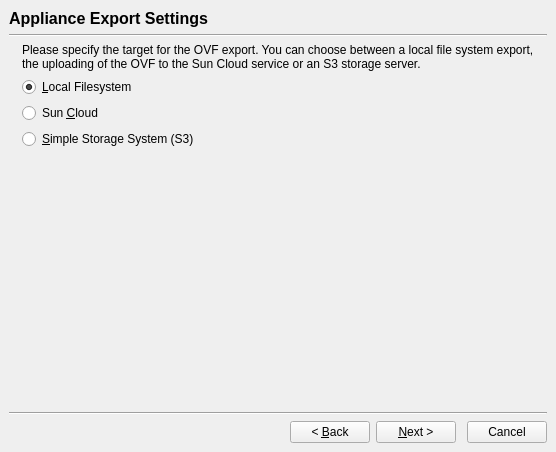
<?xml version="1.0" encoding="UTF-8"?>
<ui version="4.0">
 <comment>
 VBox frontends: Qt4 GUI (&quot;VirtualBox&quot;):

 Copyright (C) 2009 Sun Microsystems, Inc.

 This file is part of VirtualBox Open Source Edition (OSE), as
 available from http://www.virtualbox.org. This file is free software;
 you can redistribute it and/or modify it under the terms of the GNU
 General Public License (GPL) as published by the Free Software
 Foundation, in version 2 as it comes in the "COPYING" file of the
 VirtualBox OSE distribution. VirtualBox OSE is distributed in the
 hope that it will be useful, but WITHOUT ANY WARRANTY of any kind.

 Please contact Sun Microsystems, Inc., 4150 Network Circle, Santa
 Clara, CA 95054 USA or visit http://www.sun.com if you need
 additional information or have any questions.
 </comment>
 <class>VBoxExportApplianceWzd</class>
 <widget class="QWidget" name="VBoxExportApplianceWzd">
  <property name="geometry">
   <rect>
    <x>0</x>
    <y>0</y>
    <width>556</width>
    <height>452</height>
   </rect>
  </property>
  <property name="windowTitle">
   <string>Appliance Export Wizard</string>
  </property>
  <layout class="QVBoxLayout" name="verticalLayout">
   <property name="margin">
    <number>0</number>
   </property>
   <item>
    <widget class="QStackedWidget" name="mPageStack">
     <property name="currentIndex">
      <number>2</number>
     </property>
     <widget class="QWidget" name="mVMSelectPage">
      <layout class="QVBoxLayout" name="verticalLayout_2">
       <item>
        <widget class="QLabel" name="mPageWelcomeHdr">
         <property name="font">
          <font>
           <family>Arial</family>
           <pointsize>12</pointsize>
           <weight>75</weight>
           <bold>true</bold>
          </font>
         </property>
         <property name="text">
          <string>Welcome to the Appliance Export Wizard!</string>
         </property>
        </widget>
       </item>
       <item>
        <widget class="Line" name="line11">
         <property name="orientation">
          <enum>Qt::Horizontal</enum>
         </property>
        </widget>
       </item>
       <item>
        <layout class="QGridLayout" name="gridLayout">
         <item row="0" column="0" rowspan="3">
          <widget class="QLabel" name="mLogoWelcome">
           <property name="sizePolicy">
            <sizepolicy hsizetype="Maximum" vsizetype="Minimum">
             <horstretch>0</horstretch>
             <verstretch>0</verstretch>
            </sizepolicy>
           </property>
           <property name="autoFillBackground">
            <bool>true</bool>
           </property>
           <property name="text">
            <string/>
           </property>
           <property name="pixmap">
            <pixmap resource="../VirtualBox.qrc">:/vmw_ovf_import.png</pixmap>
           </property>
           <property name="alignment">
            <set>Qt::AlignLeading|Qt::AlignLeft|Qt::AlignTop</set>
           </property>
          </widget>
         </item>
         <item row="0" column="1">
          <widget class="QILabel" name="mTextWelcome">
           <property name="sizePolicy">
            <sizepolicy hsizetype="Minimum" vsizetype="Minimum">
             <horstretch>0</horstretch>
             <verstretch>0</verstretch>
            </sizepolicy>
           </property>
           <property name="minimumSize">
            <size>
             <width>300</width>
             <height>0</height>
            </size>
           </property>
           <property name="text">
            <string>&lt;!DOCTYPE HTML PUBLIC &quot;-//W3C//DTD HTML 4.0//EN&quot; &quot;http://www.w3.org/TR/REC-html40/strict.dtd&quot;&gt;
&lt;html&gt;&lt;head&gt;&lt;meta name=&quot;qrichtext&quot; content=&quot;1&quot; /&gt;&lt;style type=&quot;text/css&quot;&gt;
p, li { white-space: pre-wrap; }
&lt;/style&gt;&lt;/head&gt;&lt;body&gt;
&lt;p style=&quot; margin-top:12px; margin-bottom:12px; margin-left:0px; margin-right:0px; -qt-block-indent:0; text-indent:0px;&quot;&gt;This wizard will guide you through the process of exporting an appliance. &lt;/p&gt;
&lt;p style=&quot; margin-top:12px; margin-bottom:12px; margin-left:0px; margin-right:0px; -qt-block-indent:0; text-indent:0px;&quot;&gt;Use the &lt;span style=&quot; font-weight:600;&quot;&gt;Next&lt;/span&gt; button to go the next page of the wizard and the &lt;span style=&quot; font-weight:600;&quot;&gt;Back&lt;/span&gt; button to return to the previous page.&lt;/p&gt;
&lt;p style=&quot; margin-top:12px; margin-bottom:12px; margin-left:0px; margin-right:0px; -qt-block-indent:0; text-indent:0px;&quot;&gt;Please select the virtual machines that should be exported to the appliance. You can select more than one. Please note that these machines have to be turned off before they can be exported.&lt;/p&gt;&lt;/body&gt;&lt;/html&gt;</string>
           </property>
           <property name="wordWrap">
            <bool>true</bool>
           </property>
          </widget>
         </item>
         <item row="1" column="1">
          <widget class="QListWidget" name="mVMListWidget"/>
         </item>
        </layout>
       </item>
       <item>
        <widget class="Line" name="line12">
         <property name="orientation">
          <enum>Qt::Horizontal</enum>
         </property>
        </widget>
       </item>
       <item>
        <layout class="QHBoxLayout" name="_2">
         <item>
          <spacer>
           <property name="orientation">
            <enum>Qt::Horizontal</enum>
           </property>
           <property name="sizeHint" stdset="0">
            <size>
             <width>0</width>
             <height>0</height>
            </size>
           </property>
          </spacer>
         </item>
         <item>
          <widget class="QPushButton" name="mBtnBack1">
           <property name="enabled">
            <bool>false</bool>
           </property>
           <property name="text">
            <string>&lt; &amp;Back</string>
           </property>
          </widget>
         </item>
         <item>
          <widget class="QPushButton" name="mBtnNext1">
           <property name="text">
            <string>&amp;Next &gt;</string>
           </property>
          </widget>
         </item>
         <item>
          <spacer>
           <property name="orientation">
            <enum>Qt::Horizontal</enum>
           </property>
           <property name="sizeType">
            <enum>QSizePolicy::Fixed</enum>
           </property>
           <property name="sizeHint" stdset="0">
            <size>
             <width>5</width>
             <height>0</height>
            </size>
           </property>
          </spacer>
         </item>
         <item>
          <widget class="QPushButton" name="mBtnCancel1">
           <property name="text">
            <string>Cancel</string>
           </property>
          </widget>
         </item>
        </layout>
       </item>
      </layout>
     </widget>
     <widget class="QWidget" name="mVMSettingsPage">
      <layout class="QVBoxLayout" name="verticalLayout_4">
       <item>
        <widget class="QLabel" name="mPageSettingsHdr">
         <property name="font">
          <font>
           <family>Arial</family>
           <pointsize>12</pointsize>
           <weight>75</weight>
           <bold>true</bold>
          </font>
         </property>
         <property name="text">
          <string>Appliance Export Settings</string>
         </property>
        </widget>
       </item>
       <item>
        <widget class="Line" name="line21_2">
         <property name="orientation">
          <enum>Qt::Horizontal</enum>
         </property>
        </widget>
       </item>
       <item>
        <layout class="QGridLayout" name="gridLayout_3">
         <item row="0" column="0" rowspan="2">
          <widget class="QLabel" name="mLogoSettings">
           <property name="sizePolicy">
            <sizepolicy hsizetype="Maximum" vsizetype="Minimum">
             <horstretch>0</horstretch>
             <verstretch>0</verstretch>
            </sizepolicy>
           </property>
           <property name="autoFillBackground">
            <bool>true</bool>
           </property>
           <property name="text">
            <string/>
           </property>
           <property name="pixmap">
            <pixmap resource="../VirtualBox.qrc">:/vmw_ovf_import.png</pixmap>
           </property>
           <property name="alignment">
            <set>Qt::AlignLeading|Qt::AlignLeft|Qt::AlignTop</set>
           </property>
          </widget>
         </item>
         <item row="0" column="1">
          <widget class="QILabel" name="mTextSettings">
           <property name="sizePolicy">
            <sizepolicy hsizetype="Minimum" vsizetype="Minimum">
             <horstretch>0</horstretch>
             <verstretch>0</verstretch>
            </sizepolicy>
           </property>
           <property name="minimumSize">
            <size>
             <width>300</width>
             <height>0</height>
            </size>
           </property>
           <property name="text">
            <string>Here you can change additional configuration values of the selected virtual machines. You can modify most of the shown properties by double-clicking on the items.</string>
           </property>
           <property name="wordWrap">
            <bool>true</bool>
           </property>
          </widget>
         </item>
         <item row="1" column="1">
          <widget class="VBoxExportApplianceWgt" name="mExportSettingsWgt" native="true">
           <property name="enabled">
            <bool>true</bool>
           </property>
           <property name="sizePolicy">
            <sizepolicy hsizetype="Preferred" vsizetype="MinimumExpanding">
             <horstretch>0</horstretch>
             <verstretch>0</verstretch>
            </sizepolicy>
           </property>
           <property name="minimumSize">
            <size>
             <width>0</width>
             <height>0</height>
            </size>
           </property>
           <property name="baseSize">
            <size>
             <width>0</width>
             <height>0</height>
            </size>
           </property>
          </widget>
         </item>
        </layout>
       </item>
       <item>
        <widget class="Line" name="line22_2">
         <property name="orientation">
          <enum>Qt::Horizontal</enum>
         </property>
        </widget>
       </item>
       <item>
        <layout class="QHBoxLayout" name="_4">
         <item>
          <widget class="QPushButton" name="mBtnRestore">
           <property name="text">
            <string>Restore Defaults</string>
           </property>
          </widget>
         </item>
         <item>
          <spacer>
           <property name="orientation">
            <enum>Qt::Horizontal</enum>
           </property>
           <property name="sizeHint" stdset="0">
            <size>
             <width>0</width>
             <height>0</height>
            </size>
           </property>
          </spacer>
         </item>
         <item>
          <widget class="QPushButton" name="mBtnBack2">
           <property name="text">
            <string>&lt; &amp;Back</string>
           </property>
          </widget>
         </item>
         <item>
          <widget class="QPushButton" name="mBtnNext2">
           <property name="text">
            <string>&amp;Next &gt;</string>
           </property>
          </widget>
         </item>
         <item>
          <spacer>
           <property name="orientation">
            <enum>Qt::Horizontal</enum>
           </property>
           <property name="sizeType">
            <enum>QSizePolicy::Fixed</enum>
           </property>
           <property name="sizeHint" stdset="0">
            <size>
             <width>5</width>
             <height>0</height>
            </size>
           </property>
          </spacer>
         </item>
         <item>
          <widget class="QPushButton" name="mBtnCancel2">
           <property name="text">
            <string>Cancel</string>
           </property>
          </widget>
         </item>
        </layout>
       </item>
      </layout>
     </widget>
     <widget class="QWidget" name="mTargetSelectPage">
      <layout class="QVBoxLayout" name="verticalLayout_6">
       <item>
        <widget class="QLabel" name="mPageTargetSelectHdr">
         <property name="font">
          <font>
           <family>Arial</family>
           <pointsize>12</pointsize>
           <weight>75</weight>
           <bold>true</bold>
          </font>
         </property>
         <property name="text">
          <string>Appliance Export Settings</string>
         </property>
        </widget>
       </item>
       <item>
        <widget class="Line" name="line21_3">
         <property name="orientation">
          <enum>Qt::Horizontal</enum>
         </property>
        </widget>
       </item>
       <item>
        <layout class="QGridLayout" name="gridLayout_5">
         <item row="0" column="0" rowspan="2">
          <widget class="QLabel" name="mLogoTargetSelect">
           <property name="sizePolicy">
            <sizepolicy hsizetype="Maximum" vsizetype="Minimum">
             <horstretch>0</horstretch>
             <verstretch>0</verstretch>
            </sizepolicy>
           </property>
           <property name="autoFillBackground">
            <bool>true</bool>
           </property>
           <property name="text">
            <string/>
           </property>
           <property name="pixmap">
            <pixmap resource="../VirtualBox.qrc">:/vmw_ovf_import.png</pixmap>
           </property>
           <property name="alignment">
            <set>Qt::AlignLeading|Qt::AlignLeft|Qt::AlignTop</set>
           </property>
          </widget>
         </item>
         <item row="0" column="1">
          <widget class="QILabel" name="mTextTargetSelect">
           <property name="sizePolicy">
            <sizepolicy hsizetype="Minimum" vsizetype="Minimum">
             <horstretch>0</horstretch>
             <verstretch>0</verstretch>
            </sizepolicy>
           </property>
           <property name="minimumSize">
            <size>
             <width>300</width>
             <height>0</height>
            </size>
           </property>
           <property name="text">
            <string>Please specify the target for the OVF export. You can choose between a local file system export, the uploading of the OVF to the Sun Cloud service or an S3 storage server.</string>
           </property>
           <property name="wordWrap">
            <bool>true</bool>
           </property>
          </widget>
         </item>
         <item row="1" column="1">
          <layout class="QVBoxLayout" name="verticalLayout_5">
           <item>
            <widget class="QRadioButton" name="mRBtnLocalFileSystem">
             <property name="text">
              <string>&amp;Local Filesystem </string>
             </property>
             <property name="checked">
              <bool>true</bool>
             </property>
            </widget>
           </item>
           <item>
            <widget class="QRadioButton" name="mRBtnSunCloud">
             <property name="text">
              <string>Sun &amp;Cloud</string>
             </property>
            </widget>
           </item>
           <item>
            <widget class="QRadioButton" name="mRBtnS3">
             <property name="text">
              <string>&amp;Simple Storage System (S3)</string>
             </property>
            </widget>
           </item>
           <item>
            <spacer name="verticalSpacer">
             <property name="orientation">
              <enum>Qt::Vertical</enum>
             </property>
             <property name="sizeHint" stdset="0">
              <size>
               <width>20</width>
               <height>40</height>
              </size>
             </property>
            </spacer>
           </item>
          </layout>
         </item>
        </layout>
       </item>
       <item>
        <widget class="Line" name="line22_3">
         <property name="orientation">
          <enum>Qt::Horizontal</enum>
         </property>
        </widget>
       </item>
       <item>
        <layout class="QHBoxLayout" name="_6">
         <item>
          <spacer>
           <property name="orientation">
            <enum>Qt::Horizontal</enum>
           </property>
           <property name="sizeHint" stdset="0">
            <size>
             <width>0</width>
             <height>0</height>
            </size>
           </property>
          </spacer>
         </item>
         <item>
          <widget class="QPushButton" name="mBtnBack3">
           <property name="text">
            <string>&lt; &amp;Back</string>
           </property>
          </widget>
         </item>
         <item>
          <widget class="QPushButton" name="mBtnNext3">
           <property name="text">
            <string>&amp;Next &gt;</string>
           </property>
          </widget>
         </item>
         <item>
          <spacer>
           <property name="orientation">
            <enum>Qt::Horizontal</enum>
           </property>
           <property name="sizeType">
            <enum>QSizePolicy::Fixed</enum>
           </property>
           <property name="sizeHint" stdset="0">
            <size>
             <width>5</width>
             <height>0</height>
            </size>
           </property>
          </spacer>
         </item>
         <item>
          <widget class="QPushButton" name="mBtnCancel3">
           <property name="text">
            <string>Cancel</string>
           </property>
          </widget>
         </item>
        </layout>
       </item>
      </layout>
     </widget>
     <widget class="QWidget" name="mTargetOptionsPage">
      <layout class="QVBoxLayout" name="verticalLayout_3">
       <item>
        <widget class="QLabel" name="mPageTargetOptionsHdr">
         <property name="font">
          <font>
           <family>Arial</family>
           <pointsize>12</pointsize>
           <weight>75</weight>
           <bold>true</bold>
          </font>
         </property>
         <property name="text">
          <string>Appliance Export Settings</string>
         </property>
        </widget>
       </item>
       <item>
        <widget class="Line" name="line21">
         <property name="orientation">
          <enum>Qt::Horizontal</enum>
         </property>
        </widget>
       </item>
       <item>
        <layout class="QGridLayout" name="gridLayout_4">
         <item row="0" column="0" rowspan="4">
          <widget class="QLabel" name="mLogoTargetOptions">
           <property name="sizePolicy">
            <sizepolicy hsizetype="Maximum" vsizetype="Minimum">
             <horstretch>0</horstretch>
             <verstretch>0</verstretch>
            </sizepolicy>
           </property>
           <property name="autoFillBackground">
            <bool>true</bool>
           </property>
           <property name="text">
            <string/>
           </property>
           <property name="pixmap">
            <pixmap resource="../VirtualBox.qrc">:/vmw_ovf_import.png</pixmap>
           </property>
           <property name="alignment">
            <set>Qt::AlignLeading|Qt::AlignLeft|Qt::AlignTop</set>
           </property>
          </widget>
         </item>
         <item row="0" column="1">
          <widget class="QILabel" name="mTextTargetOptions">
           <property name="sizePolicy">
            <sizepolicy hsizetype="Minimum" vsizetype="Minimum">
             <horstretch>0</horstretch>
             <verstretch>0</verstretch>
            </sizepolicy>
           </property>
           <property name="minimumSize">
            <size>
             <width>300</width>
             <height>0</height>
            </size>
           </property>
           <property name="wordWrap">
            <bool>true</bool>
           </property>
          </widget>
         </item>
         <item row="1" column="1">
          <layout class="QGridLayout" name="gridLayout_2">
           <item row="0" column="0">
            <widget class="QLabel" name="mLblUsername">
             <property name="text">
              <string>&amp;Username:</string>
             </property>
             <property name="buddy">
              <cstring>mLeUsername</cstring>
             </property>
            </widget>
           </item>
           <item row="0" column="1">
            <widget class="QLineEdit" name="mLeUsername"/>
           </item>
           <item row="1" column="0">
            <widget class="QLabel" name="mLblPassword">
             <property name="text">
              <string>&amp;Password:</string>
             </property>
             <property name="buddy">
              <cstring>mLePassword</cstring>
             </property>
            </widget>
           </item>
           <item row="1" column="1">
            <widget class="QLineEdit" name="mLePassword">
             <property name="echoMode">
              <enum>QLineEdit::Password</enum>
             </property>
            </widget>
           </item>
           <item row="3" column="1">
            <widget class="QLineEdit" name="mLeBucket"/>
           </item>
           <item row="5" column="0">
            <widget class="QLabel" name="mLblFile">
             <property name="text">
              <string>&amp;File:</string>
             </property>
             <property name="buddy">
              <cstring>mFileSelector</cstring>
             </property>
            </widget>
           </item>
           <item row="5" column="1">
            <widget class="VBoxEmptyFileSelector" name="mFileSelector" native="true"/>
           </item>
           <item row="3" column="0">
            <widget class="QLabel" name="mLblBucket">
             <property name="text">
              <string>&amp;Bucket:</string>
             </property>
             <property name="buddy">
              <cstring>mLeBucket</cstring>
             </property>
            </widget>
           </item>
           <item row="2" column="0">
            <widget class="QLabel" name="mLblHostname">
             <property name="text">
              <string>&amp;Hostname:</string>
             </property>
             <property name="buddy">
              <cstring>mLeHostname</cstring>
             </property>
            </widget>
           </item>
           <item row="2" column="1">
            <widget class="QLineEdit" name="mLeHostname"/>
           </item>
          </layout>
         </item>
         <item row="2" column="1">
          <widget class="QCheckBox" name="mSelectOVF09">
           <property name="toolTip">
            <string>Write in legacy OVF 0.9 format for compatibility with other virtualization products.</string>
           </property>
           <property name="text">
            <string>&amp;Write legacy OVF 0.9</string>
           </property>
          </widget>
         </item>
         <item row="3" column="1">
          <spacer name="spacer">
           <property name="orientation">
            <enum>Qt::Vertical</enum>
           </property>
           <property name="sizeHint" stdset="0">
            <size>
             <width>415</width>
             <height>46</height>
            </size>
           </property>
          </spacer>
         </item>
        </layout>
       </item>
       <item>
        <widget class="Line" name="line22">
         <property name="orientation">
          <enum>Qt::Horizontal</enum>
         </property>
        </widget>
       </item>
       <item>
        <layout class="QHBoxLayout" name="_3">
         <item>
          <spacer>
           <property name="orientation">
            <enum>Qt::Horizontal</enum>
           </property>
           <property name="sizeHint" stdset="0">
            <size>
             <width>0</width>
             <height>0</height>
            </size>
           </property>
          </spacer>
         </item>
         <item>
          <widget class="QPushButton" name="mBtnBack4">
           <property name="text">
            <string>&lt; &amp;Back</string>
           </property>
          </widget>
         </item>
         <item>
          <widget class="QPushButton" name="mBtnFinish">
           <property name="text">
            <string>&amp;Export &gt;</string>
           </property>
          </widget>
         </item>
         <item>
          <spacer>
           <property name="orientation">
            <enum>Qt::Horizontal</enum>
           </property>
           <property name="sizeType">
            <enum>QSizePolicy::Fixed</enum>
           </property>
           <property name="sizeHint" stdset="0">
            <size>
             <width>5</width>
             <height>0</height>
            </size>
           </property>
          </spacer>
         </item>
         <item>
          <widget class="QPushButton" name="mBtnCancel4">
           <property name="text">
            <string>Cancel</string>
           </property>
          </widget>
         </item>
        </layout>
       </item>
      </layout>
     </widget>
    </widget>
   </item>
  </layout>
 </widget>
 <customwidgets>
  <customwidget>
   <class>QILabel</class>
   <extends>QLabel</extends>
   <header>QILabel.h</header>
  </customwidget>
  <customwidget>
   <class>VBoxEmptyFileSelector</class>
   <extends>QWidget</extends>
   <header>VBoxFilePathSelectorWidget.h</header>
  </customwidget>
  <customwidget>
   <class>VBoxExportApplianceWgt</class>
   <extends>QWidget</extends>
   <header>VBoxExportApplianceWgt.h</header>
   <container>1</container>
  </customwidget>
 </customwidgets>
 <tabstops>
  <tabstop>mVMListWidget</tabstop>
  <tabstop>mBtnBack1</tabstop>
  <tabstop>mBtnNext1</tabstop>
  <tabstop>mBtnCancel1</tabstop>
  <tabstop>mTargetOptionsPage</tabstop>
  <tabstop>mBtnRestore</tabstop>
  <tabstop>mBtnBack2</tabstop>
  <tabstop>mBtnNext2</tabstop>
  <tabstop>mBtnCancel2</tabstop>
  <tabstop>mLeUsername</tabstop>
  <tabstop>mLePassword</tabstop>
  <tabstop>mLeHostname</tabstop>
  <tabstop>mLeBucket</tabstop>
  <tabstop>mFileSelector</tabstop>
  <tabstop>mSelectOVF09</tabstop>
  <tabstop>mBtnBack4</tabstop>
  <tabstop>mBtnFinish</tabstop>
  <tabstop>mBtnCancel4</tabstop>
 </tabstops>
 <resources>
  <include location="../VirtualBox.qrc"/>
  <include location="../VirtualBox.qrc"/>
 </resources>
 <connections/>
</ui>
